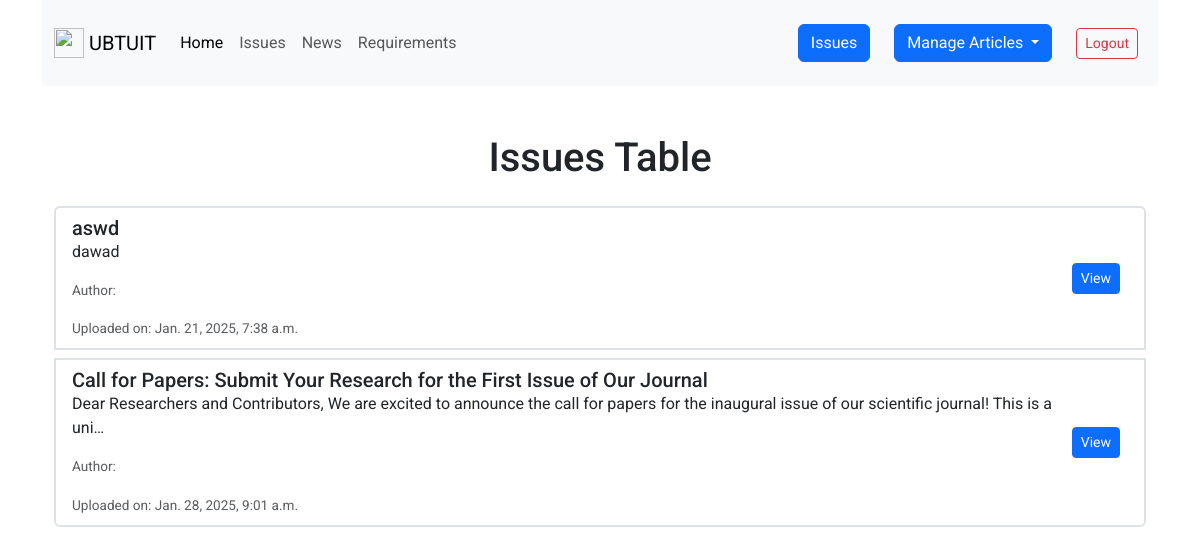
Page /journals/ (signed in) on the committed database.
### journals/models.py (models this page shows, shortened)
class Journal(models.Model):
    user = models.ForeignKey(User, on_delete=models.SET_NULL, null=True)
    title = models.CharField(max_length=255)
    description = models.TextField()
    file_url = models.FileField(upload_to='journal_files/')
    created_at = models.DateTimeField(auto_now_add=True)
    updated_at = models.DateTimeField(auto_now=True)

### articles/views.py (the view, shortened to what this page needs)
# urls.py: path('', views.journal_list, name='list_journal'),
def journal_list(request):
    query = request.GET.get('q')
    search_year = request.GET.get('search_year')
    search_issue = request.GET.get('search_issue')
    last_quarter_start, last_quarter_end = get_last_quarter_dates()
    if query:
        journals = Journal.objects.filter(
            Q(title__icontains=query) |
            Q(description__icontains=query)
        ).filter(
            created_at__lt=last_quarter_start  # Exclude journals from last quarter
        ).order_by('-created_at')
    else:
        journals = Journal.objects.all()
    if search_year:
        journals = journals.filter(created_at__year=search_year)
    paginator = Paginator(journals, 14)  # 14 journals per page
    page = request.GET.get('page')
    try:
        journals = paginator.page(page)
    except PageNotAnInteger:
        journals = paginator.page(1)
    except EmptyPage:
        journals = paginator.page(paginator.num_pages)
    return render(request, 'user/pages/journal_list.html', {'journals': journals})

### articles/additional_functions.py (called while the page is built)
def get_last_quarter_dates():
    today = timezone.now()
    quarter = (today.month - 1) // 3 + 1
    if quarter == 1:
        last_quarter_year = today.year - 1
        last_quarter_start_month = 10  # October
    else:
        last_quarter_year = today.year
        last_quarter_start_month = (quarter - 2) * 3 + 1
    last_quarter_start = datetime(last_quarter_year, last_quarter_start_month, 1)
    if last_quarter_start_month + 3 > 12:
        next_quarter_start_month = (last_quarter_start_month + 3) % 12
        next_quarter_start_year = last_quarter_year + 1
    else:
        next_quarter_start_month = last_quarter_start_month + 3
        next_quarter_start_year = last_quarter_year
    next_quarter_start = datetime(next_quarter_start_year, next_quarter_start_month, 1)
    last_quarter_end = next_quarter_start - timedelta(days=1)
    return last_quarter_start, last_quarter_end

### templates/user/pages/journal_list.html (shortened to what this page needs)
{% extends 'user/master.html' %}
{% load static %}
{% block content %}
<div class="container">
            <h1 class="text-center mt-5 mb-4">Issues Table</h1>
            <ul class="list-group">
                {% for journal in journals %}
                    <li class="list-group-item mb-2 border-2">
                        <div class="d-flex justify-content-between align-items-center">
                            <div>
                                <h5 class="mb-0">{{ journal.title }}</h5>
                                <p>{{ journal.description|truncatechars:150 }}</p>
                                <p class="text-muted">Author: {{ journal.user.lastname }}</p>
                                <small class="text-muted">Uploaded on: {{ journal.created_at }}</small>
                            </div>
                            <div>
                                <a href="{% url 'journal_detail' journal_id=journal.id %}" class="btn btn-sm btn-primary me-2">View</a>
                            </div>
                        </div>
                    </li>
                {% endfor %}
            </ul>
        </div>
</div>
{% endblock content %}
{% block style %}
<link href="https://cdn.jsdelivr.net/npm/bootstrap-icons@1.10.5/font/bootstrap-icons.css" rel="stylesheet">
{% endblock %}

### templates/user/pages/journal_list.html (style rules this page uses)
.text-muted { font-size: 0.85em; }

### templates/user/master.html (style rules this page uses)
* { font-family: "Roboto", sans-serif; }

### rows in the picture
Journal: title "aswd", description "dawad", created_at "Jan. 21, 2025, 7:38 a.m."
Journal: title "Call for Papers: Submit Your Research for the First Issue of Our Journal", description "Dear Researchers and Contributors, We are excited to announce the call for papers for the inaugural issue of our scientific journal! This is a uni…", created_at "Jan. 28, 2025, 9:01 a.m."
